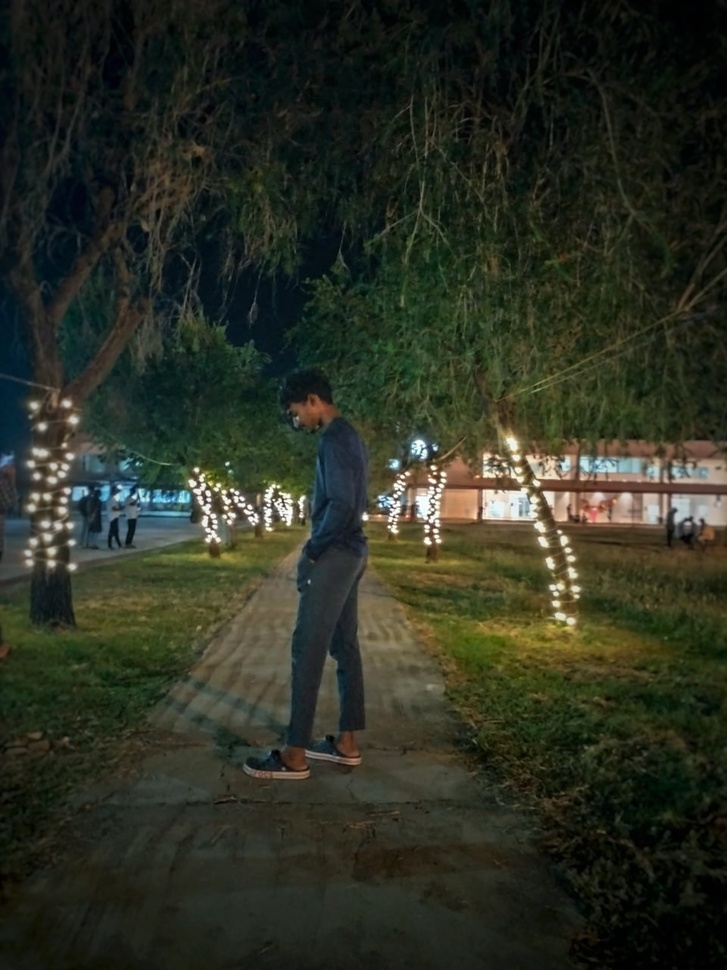
#> input picture uploads/dark.jpg, 727 x 970 px, shrunk from 960 x 1280 before the run
$ python logarithmic.py
#> lines starting #> are read from the running program, lines starting #| are printed output that depends on the picture
import cv2
import numpy as np
from pathlib import Path


def logarithmic_enhancement(input_path, output_path):
    # Read the input image
    image = cv2.imread(str(input_path))
#> image is the input picture: shape (970, 727, 3); mean B, G, R 35, 48, 43.7

    if image is None:
        raise ValueError(f"Cannot read image: {input_path}")

    # Convert pixel values to floating-point numbers
    image_float = image.astype(np.float32)

    # Apply logarithmic transformation: s = c * log(1 + r)
    c = 255.0 / np.log1p(255.0)
    enhanced = c * np.log1p(image_float)
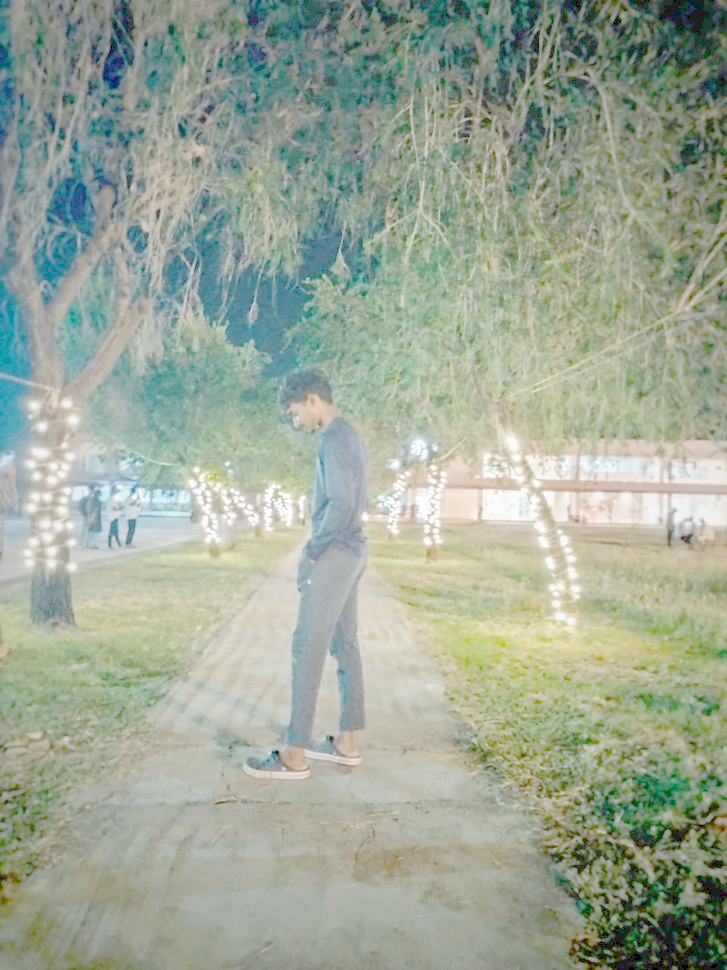
#> enhanced: shape (970, 727, 3) float32; mean B, G, R 151.7, 168.3, 157.6

    # Convert pixel values back to the 0-255 range
    enhanced = np.clip(enhanced, 0, 255).astype(np.uint8)

    # Save enhanced image
    success = cv2.imwrite(str(output_path), enhanced)

    if not success:
        raise ValueError(f"Could not save image: {output_path}")

    return enhanced


if __name__ == "__main__":
    base_dir = Path(__file__).resolve().parent.parent

    input_path = base_dir / "uploads" / "dark.jpg"
    output_path = base_dir / "uploads" / "log_enhanced.jpg"

    try:
        result = logarithmic_enhancement(input_path, output_path)

        print("Logarithmic enhancement completed!")
        print(f"Image dimensions: {result.shape[1]} x {result.shape[0]}")
#| Image dimensions: 727 x 970
        print(f"Enhanced image saved to: {output_path}")

    except (ValueError, cv2.error) as error:
        print(f"Enhancement failed: {error}")
